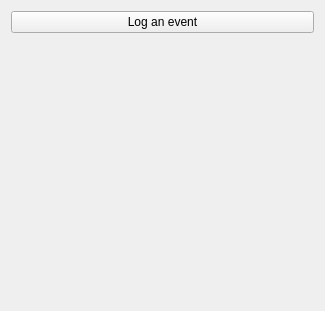
<?xml version="1.0" encoding="UTF-8"?>
<ui version="4.0">
 <class>MyFirstModule</class>
 <widget class="qMRMLWidget" name="MyFirstModule">
  <property name="geometry">
   <rect>
    <x>0</x>
    <y>0</y>
    <width>325</width>
    <height>311</height>
   </rect>
  </property>
  <layout class="QVBoxLayout" name="verticalLayout">
   <item>
    <widget class="QPushButton" name="applyButton">
     <property name="enabled">
      <bool>true</bool>
     </property>
     <property name="toolTip">
      <string>Run the algorithm.</string>
     </property>
     <property name="text">
      <string>Log an event</string>
     </property>
    </widget>
   </item>
   <item>
    <spacer name="verticalSpacer">
     <property name="orientation">
      <enum>Qt::Vertical</enum>
     </property>
     <property name="sizeHint" stdset="0">
      <size>
       <width>20</width>
       <height>40</height>
      </size>
     </property>
    </spacer>
   </item>
  </layout>
 </widget>
 <customwidgets>
  <customwidget>
   <class>qMRMLWidget</class>
   <extends>QWidget</extends>
   <header>qMRMLWidget.h</header>
   <container>1</container>
  </customwidget>
 </customwidgets>
 <resources/>
 <connections/>
</ui>
